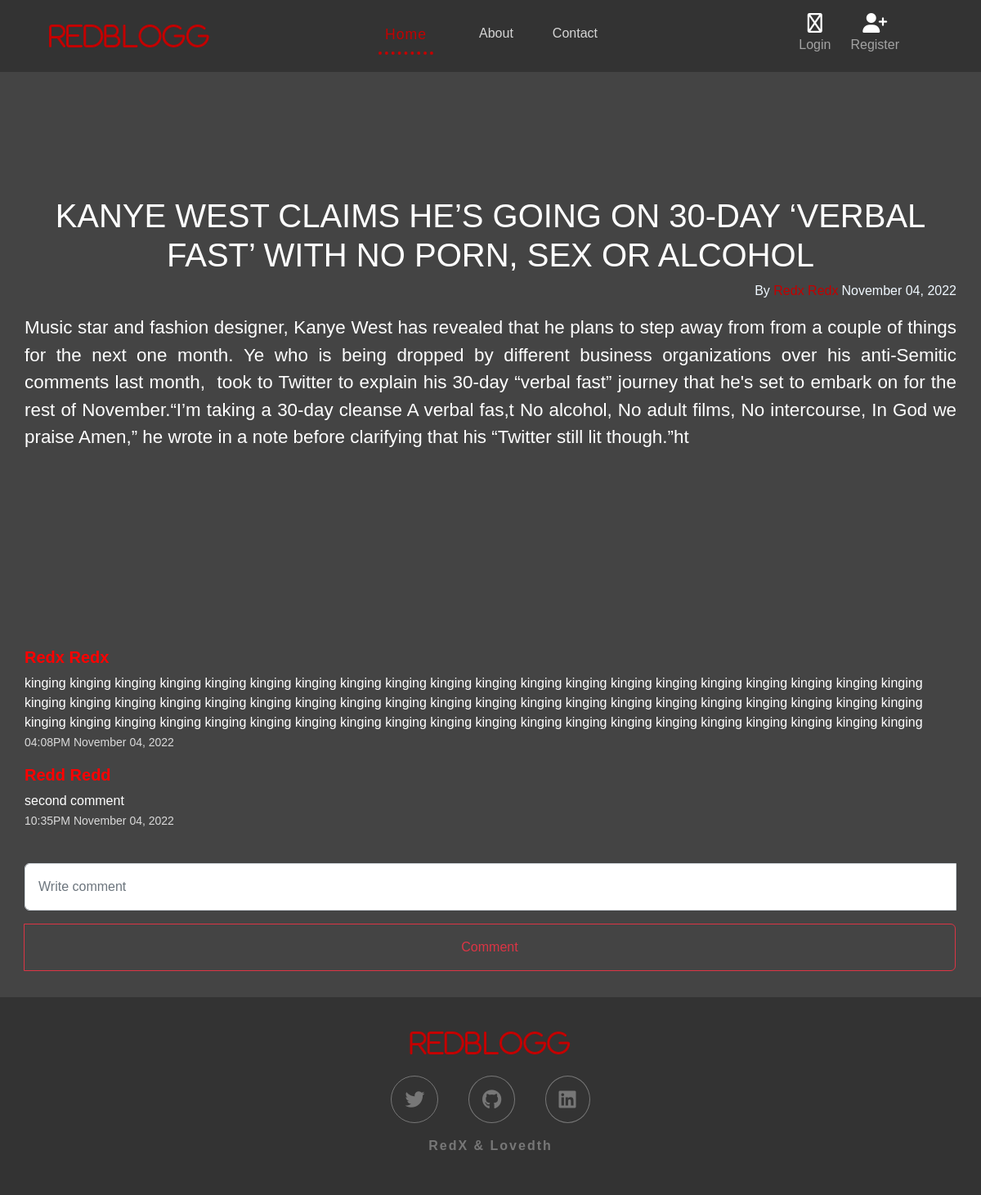
Page /post/3 on the earlier database version.
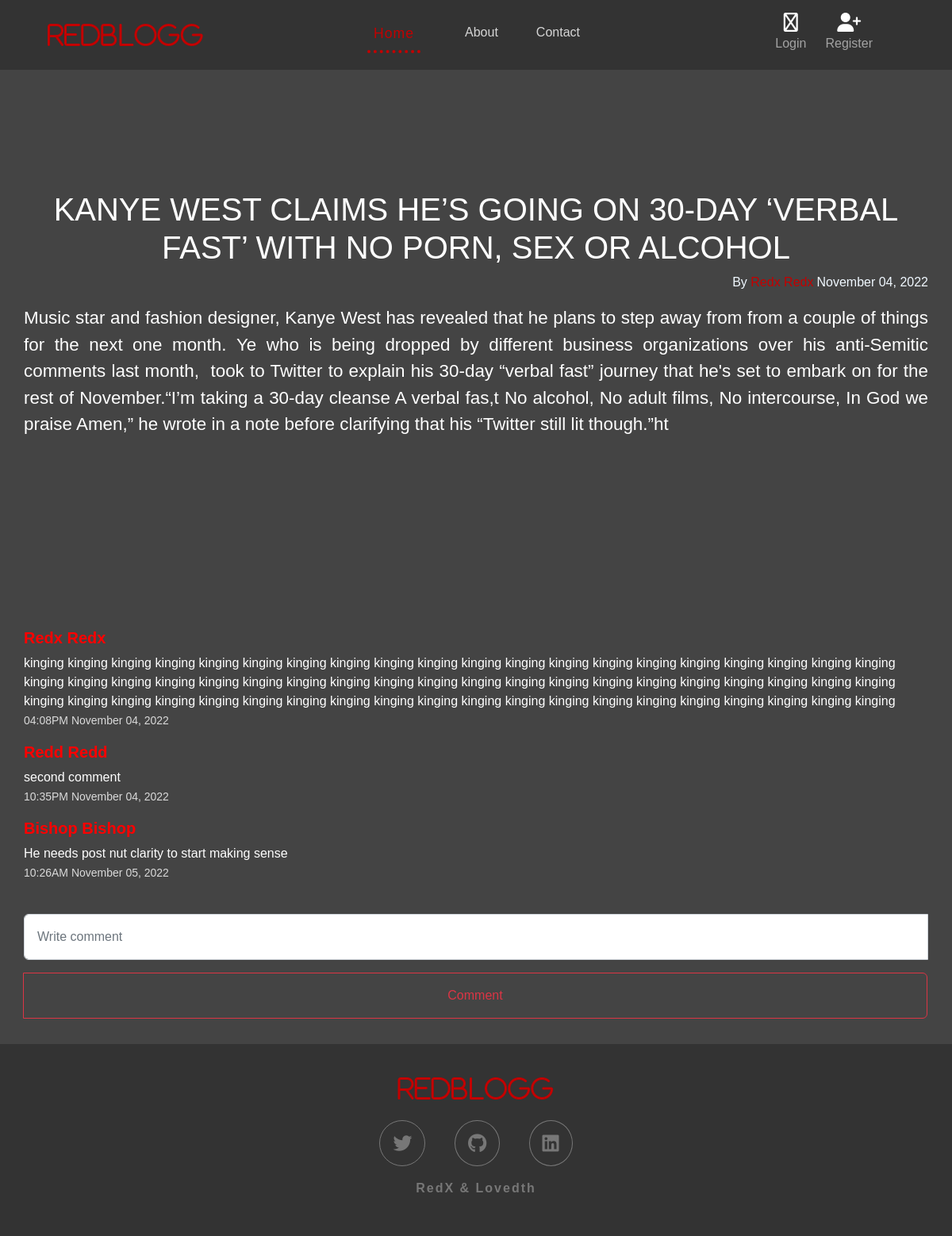
Same page on the later database version.
### blog/models.py (models this page shows, shortened)
class Post(db.Model):
    id = db.Column(db.Integer, primary_key=True)
    title = db.Column(db.String(200), nullable=False)
    text = db.Column(db.Text, nullable=False)
    date_created = db.Column(db.DateTime(timezone=True), default=func.now())
    author = db.Column(db.Integer, db.ForeignKey(
        'user.id', ondelete="CASCADE"), nullable=False)
    comments = db.relationship('Comment', backref='post', passive_deletes=True)
    likes = db.relationship('Like', backref='post', passive_deletes=True)

class Comment(db.Model):
    id = db.Column(db.Integer, primary_key=True)
    text = db.Column(db.String(200), nullable=False)
    date_created = db.Column(db.DateTime(timezone=True), default=func.now())
    author = db.Column(db.Integer, db.ForeignKey(
        'user.id', ondelete="CASCADE"), nullable=False)
    post_id = db.Column(db.Integer, db.ForeignKey(
        'post.id', ondelete="CASCADE"), nullable=False)

### blog/routes.py (the view)
@app.route("/post/<int:id>")
def single_post(id):
    posts = Post.query.get_or_404(id)
    return render_template ("post.html", posts=posts, user=current_user)

### blog/templates/post.html (shortened to what this page needs)
{% extends "base.html" %} {% block title %} {{posts.title}} {% endblock %} {%
block content %}
<div class="single-post">
  <h1 align="center" style="text-transform: uppercase; color: #fff">
    {{posts.title}}
  </h1>
  <div class="post-info">
    <span class="post-author"
      >By
      <a href="/post/{{posts.user.firstname}}"
        >{{posts.user.firstname}} {{posts.user.lastname}}</a
      ></span
    >
    <span class="post-date">{{posts.date_created.strftime('%B %d, %Y')}}</span>
  </div>
  <div class="post-content">
    <p>{{posts.text|safe}}</p>
  </div>
  <div class="comment">
    {% for comment in posts.comments %}
    <p style="text-align: left">
      <h5><a id="name" href="/post/{{comment.user.firstname}}"
        >{{comment.user.firstname}} {{comment.user.lastname}}</a
      ></h5>
       {{comment.text}}<br/>
       <small style="opacity: 0.8;">{{comment.date_created.strftime('%I:%M%p %B %d, %Y')}}</small>
    </p>
    {% endfor %}
    <br />
    <form action="/comment/{{posts.id}}" method="post">
      <div class="input-group mb-3">
        <input
          type="text"
          class="form-control"
          placeholder="Write comment"
          name="comment"
          id="comment"
        />
        <button class="btn btn-outline-danger" type="submit" id="button-addon2">
          Comment
        </button>
      </div>
    </form>
  </div>
</div>
{% endblock %}

### blog/templates/base.html (shortened to what this page needs)
<!doctype html>
<html lang="en">
  <head>
    <link href="https://cdn.jsdelivr.net/npm/bootstrap@5.2.2/dist/css/bootstrap.min.css" rel="stylesheet">
    <link rel="stylesheet" href="{{ url_for('static', filename='style.css')}}"/>
  </head>
  <body>
    <nav class="navbar navbar-expand-lg bg-light">
      <div class="container-fluid">
        <a class="navbar-brand" href="{{url_for('home')}}">RedBlogg</a>
        <div class="collapse navbar-collapse" id="navbarText">
          <ul class="navbar-nav me-auto mb-2 mb-lg-0">
            <li class="nav-item">
              <a class="nav-link active" aria-current="page" href="{{url_for('home')}}">Home</a>
            </li>
            <li class="nav-item">
              <a class="nav-link" aria-current="page" href="{{url_for('about')}}">About</a>
            </li>
            <li class="nav-item"></h6>
              <a class="nav-link" href="#">Contact</a>
            </li>
          </ul>
          <div class="navbar-text">
            {% if current_user.is_authenticated %}
            <a class="nav-ico" href="{{url_for('create_post')}}"><i class="fa-regular fa-pen-to-square"></i><h6>Write blog</h6></a>
            <a class="nav-ico" href="{{url_for('logout')}}"><i class="fa-solid fa-right-from-bracket"></i><h6>Log out</h6></a>
            {% else %}
              <a class="nav-ico" href="{{url_for('login')}}"><i class="fa-regular fa-right-to-bracket"></i><h6>Login</h6></a>
              <a class="nav-ico" href="{{url_for('signup')}}"><i class="fa-solid fa-user-plus"></i><h6>Register</h6></a>
            {% endif %}
          </div>
        </div>
      </div>
    </nav>
    <div class="container base">
<div class="row">
      {% block content %}{% endblock %}
</div>
</div>
<div class="footer">
  <div class="footer-container">
    <a class="navbar-brand" href="{{url_for('home')}}">RedBlogg</a>
    <div class="socials">
      <i class="fa-brands fa-twitter"></i>
      <i class="fa-brands fa-github"></i>
      <i class="fa-brands fa-linkedin"></i>
    </div>
    <p>RedX & Lovedth</p>
  </div>
</div>
  </body>
</html>

### blog/static/style.css (style rules this page uses)
:root { --accent-color:#c30000; }
* { margin:0; padding:0; box-sizing:border-box; text-decoration: none !important; font-family: 'Montserrat', sans-serif; }
body { background-color: #444; }
nav.navbar.navbar-expand-lg.bg-light { position: fixed; top: 0; z-index: 999; width: 100%; padding: 0.5rem 3rem; background-color: #333 !important; }
ul.navbar-nav.me-auto { margin: 0 auto; }
li.nav-item { margin-right: 2rem !important; }
a.navbar-brand { font-size: 2rem; font-family: 'Font Awesome 6 Free'; font-weight: 500; letter-spacing: 1.1px; color: #c30000; transition: 0.3s ease-in-out; }
.container.base { padding: 15rem 0 0; }
a.nav-link { transition:0.3s cubic-bezier(0.68, -0.55, 0.265, 1.55); opacity: 0.8; color:#fff !important; }
a.nav-link.active { font-weight: 500; font-size: 1.1rem; letter-spacing: 1px; color: #333; margin-right: 1rem; opacity: 1; color:var(--accent-color) !important; border-bottom: 4px dotted; }
.navbar-text { display: inline-flex; justify-content: space-evenly; align-items: center; }
.navbar-text:first-child, .navbar-text:last-child { margin: 0 1rem; }
a.nav-ico { display: inline-flex; align-items: center; flex-direction: column;margin-right: 1.5rem; margin-right: 1.5rem; transition: 0.3s ease-in-out; color: #fff; }
a.nav-ico i { font-size: 1.5rem; margin-bottom:5px; }
a.nav-ico h6 { color:#a3a3a3; }
.row { justify-content:space-evenly; }
.post-info { text-align: right; color: aliceblue; font-family: cursive; }
.post-author a { color:var(--accent-color); text-transform: capitalize; }
.post-content { color: #fff; padding-bottom: 10rem; text-align: justify; font-size: 1.4rem; }
.like, .comment { color: white; margin-top: 2rem; }
.btn { width: 100%; }
input#comment, button#button-addon2 { margin-bottom: 1rem; padding: 1rem; }
a#name { color: #ff0000; text-transform: capitalize; font-weight:800; }
.footer { width: 100%; height: 100%; margin: 0; padding: 1rem 0; background: #333; }
.footer-container { display: flex; flex-direction: column; align-items: center; justify-content: space-evenly; text-align: center; padding: 1rem; }
.socials i { font-size: 1.5rem; margin: 1rem; border: 1px solid #777; padding: 1rem; border-radius: 50%; display: inline-flex; color: #777; align-items: center; }
.footer-container p { color: #777; font-weight: 600; letter-spacing: 2px; }

Differences in the rows shown:
added Comment: text "He needs post nut clarity to start making sense", date_created "10:26AM November 05, 2022"
